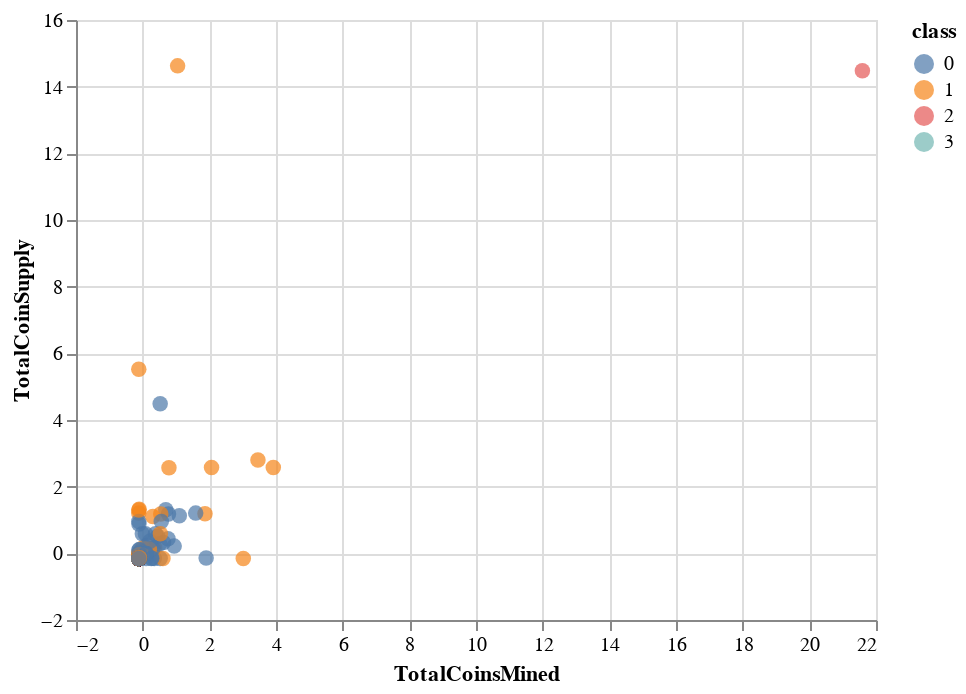

Write notebook code for a chart like this one.
### Code cell
# Plot the scatter with x="TotalCoinsMined" and y="TotalCoinSupply"
source = scaled_df

alt.Chart(source).mark_circle(size=60).encode(
    x="TotalCoinsMined:Q",
    y="TotalCoinSupply:Q",
    color='class:N',
    tooltip=['CoinName']
    
    
).interactive()

### Figure 1 — Vega-Lite specification as saved in the notebook (floating-point values rounded to 4 significant figures; data arrays with more than 128 entries replaced by an {"elided": "..."} marker saying what was removed)
{"config": {"view": {"continuousWidth": 400, "continuousHeight": 300}}, "data": {"name": "data-b1048e4956eebfe6f6ad184df962766e"}, "mark": {"type": "circle", "size": 60}, "encoding": {"color": {"type": "nominal", "field": "class"}, "tooltip": [{"type": "nominal", "field": "CoinName"}], "x": {"type": "quantitative", "field": "TotalCoinsMined"}, "y": {"type": "quantitative", "field": "TotalCoinSupply"}}, "selection": {"selector002": {"type": "interval", "bind": "scales", "encodings": ["x", "y"]}}, "$schema": "https://vega.github.io/schema/vega-lite/v4.8.1.json", "datasets": {"data-b1048e4956eebfe6f6ad184df962766e": {"elided": "532 records"}}}
